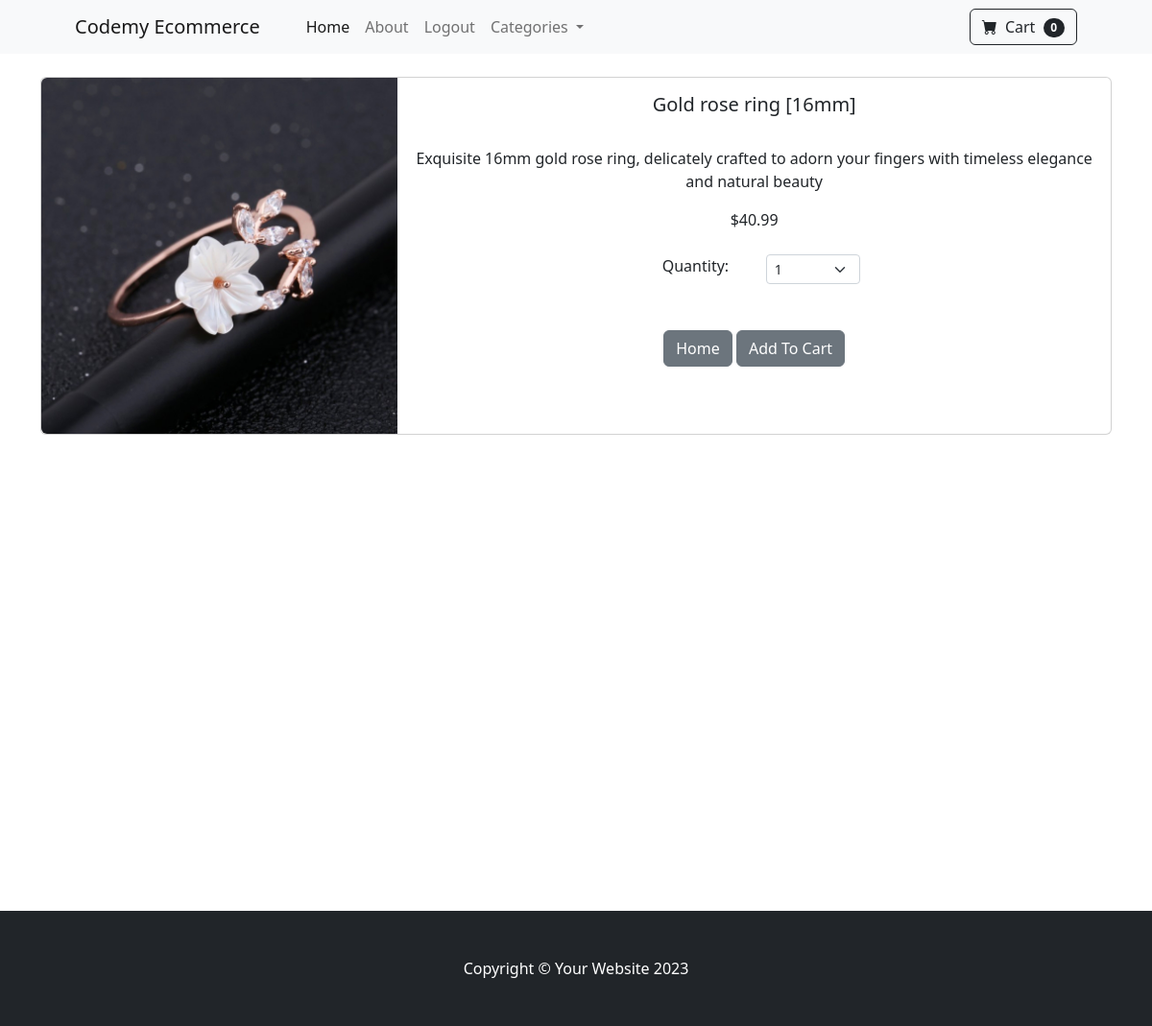
/product/2 (signed in), run on the app's committed database.
### store/models.py (models this page shows, shortened)
class Product(models.Model):
	name = models.CharField(max_length=100)
	price = models.DecimalField(default=0, decimal_places=2, max_digits=6)
	category = models.ForeignKey(Category, on_delete=models.CASCADE, default=1)
	description = models.CharField(max_length=250, default='', blank=True, null=True)
	image = models.ImageField(upload_to='uploads/product/')
	is_sale = models.BooleanField(default=False)
	sale_price = models.DecimalField(default=0, decimal_places=2, max_digits=6)

### store/views.py (the view)
# urls.py: path('product/<int:pk>', views.product, name='product'),
def product(request, pk):
    product = Product.objects.get(id=pk)
    return render(request, 'product.html', {'product': product})

### cart/cart.py (called while the page is built)
  def __len__(self):
    return len(self.cart)

### cart/context_processors.py (called while the page is built)
def cart(request):
	return {'cart': Cart(request)}

### store/templates/product.html (shortened to what this page needs)
{% extends 'base.html' %}
{% block content %}
<div class="container">
	<br/>
	<div class="card mb-3">
		<div class="row g-0">
			<div class="col-md-4">
				<img src="{{ product.image.url }}" class="img-fluid rounded-start" alt="...">
			</div>
			<div class="col-md-8">
				<div class="card-body">
					<center>
						<h5 class="card-title">{{ product.name }}</h5>
						<br/>
						<p class="card-text justified">{{ product.description }}</p>
						{% if product.is_sale %}
						<div class="d-flex justify-content-center small text-warning mb-2">
              <div class="bi-star-fill"></div>
              &nbsp;&nbsp;Sale!&nbsp;&nbsp;
              <div class="bi-star-fill"></div>
            </div>
            <strike>
              ${{ product.price }}
            </strike>
            &nbsp;
            ${{ product.sale_price }}
						{% else %}
            ${{ product.price }}
						{% endif %}
            <br/><br/>
						<div class="row justify-content-center">
							<div class="col-md-2">Quantity:</div>
              <div class="col-md-2">
                <select class="form-select form-select-sm" id="qty-cart">
                  <option value="1">1</option>
                </select>
              </div>
            </div>
            <br/><br/>
						<a href="{% url 'home'%}" class="btn btn-secondary">Home</a>
						<button type="button" value="{{ product.id }}" class="btn btn-secondary" id="add-cart">Add To Cart</button>
					</center>
				</div>
			</div>
		</div>
	</div>
</div>
<br/><br/><br/><br/><br/><br/><br/><br/><br/><br/><br/><br/><br/><br/><br/><br/><br/><br/><br/><br/>
{% endblock %}

### data on the page
Product: image (picture), name "Gold rose ring [16mm]", description "Exquisite 16mm gold rose ring, delicately crafted to adorn your fingers with timeless elegance and natural beauty", price "40.99"

### other printed values
{{ cart|length }} "0"
